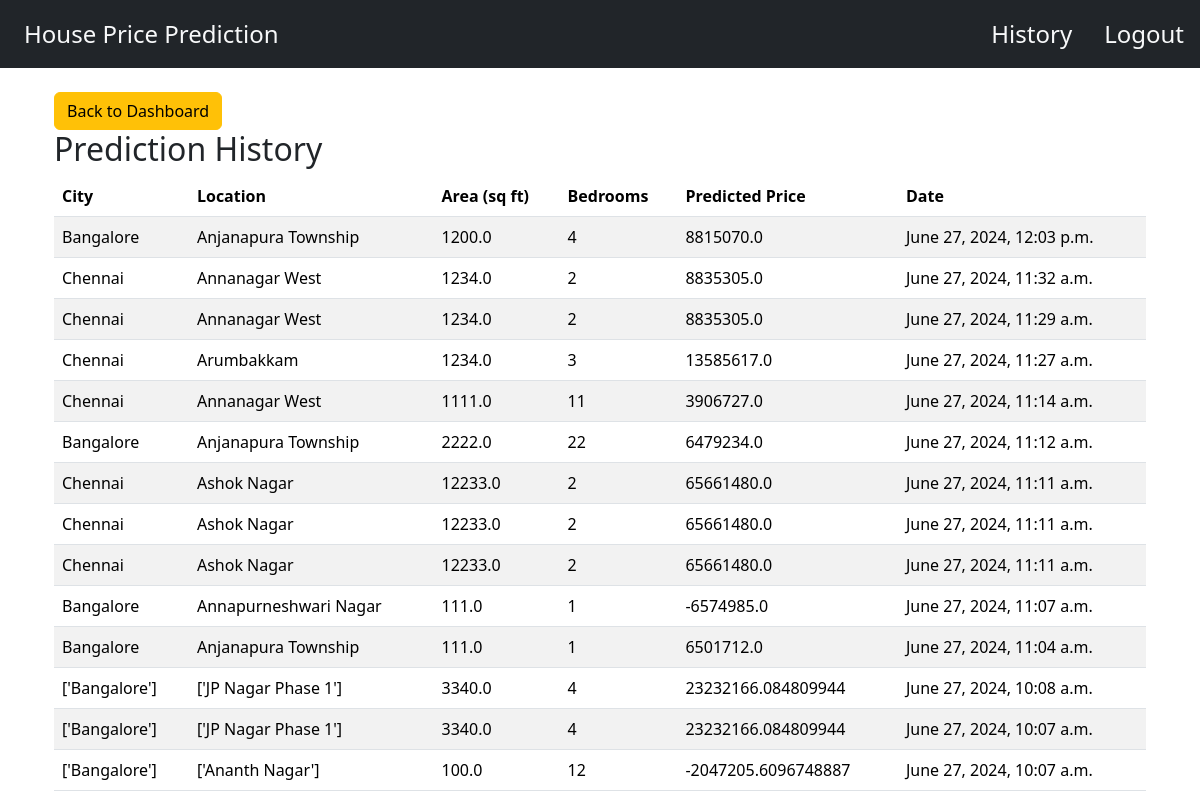
Before: /user-history (signed in) with the older database file.
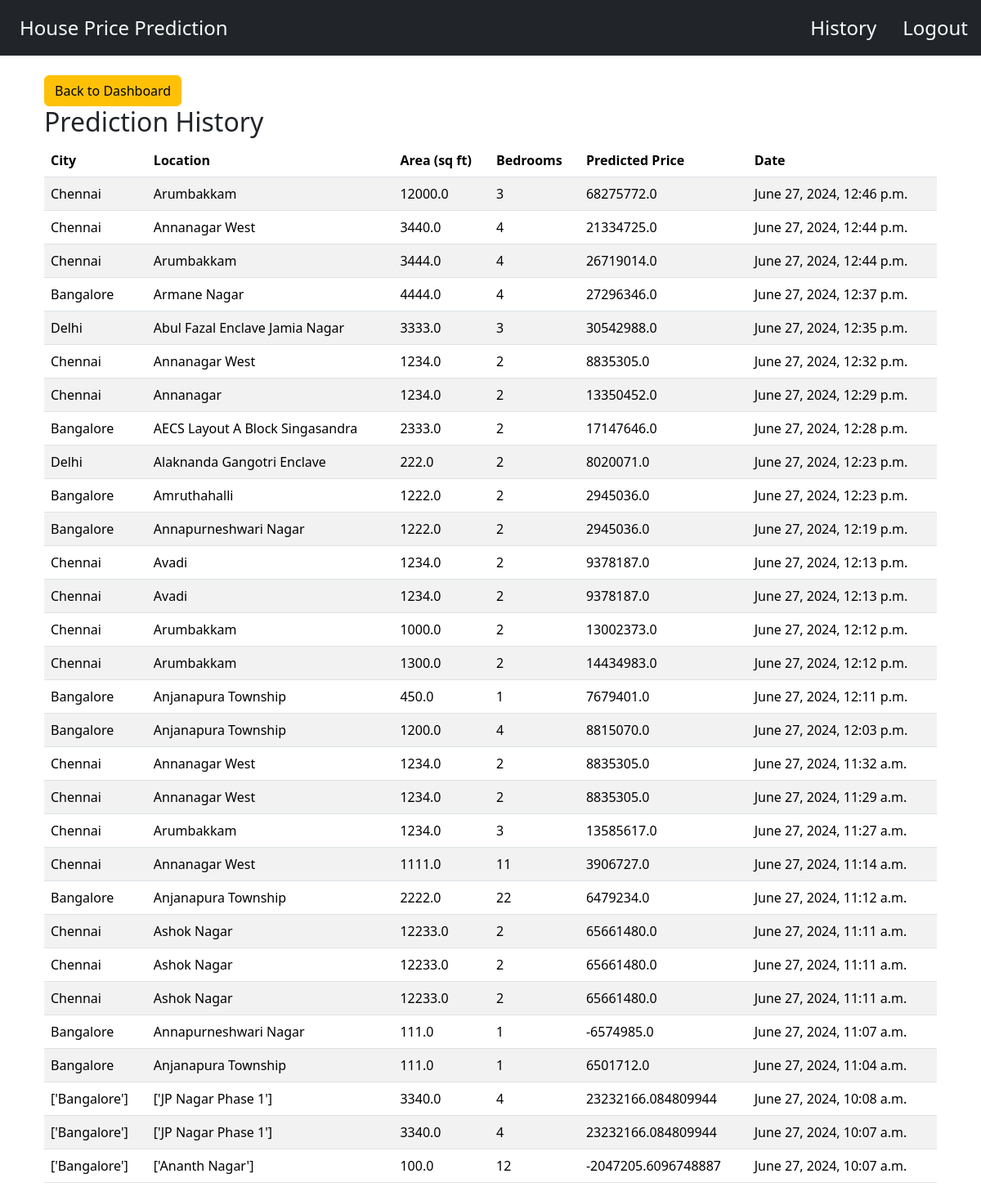
After: the same page with the newer database file.
### base/models.py (models this page shows)
class Prediction(models.Model):
    user = models.ForeignKey(User, on_delete=models.CASCADE)
    city = models.CharField(max_length=100)
    location = models.CharField(max_length=100)
    area = models.FloatField()
    bedrooms = models.IntegerField()
    predicted_price = models.FloatField()
    date = models.DateTimeField(auto_now_add=True)

### base/views.py (the view)
# urls.py: path('user-history', views.get_history, name='user-history'),
@login_required(login_url="user-login")
def get_history(request):
    user = request.user
    prediction_history = Prediction.objects.filter(user=user).order_by("-date")
    context = {"history": prediction_history}
    return render(request, "base/history.html", context)

### base/templates/base/history.html
{% extends 'base.html' %}
{% block content %}
<div class="container">
    <a class="btn btn-warning" href="{% url 'dashboard' %}">Back to Dashboard</a>
</div>
<div class="container">
    <h2>Prediction History</h2>
    <table class="table table-striped">
        <thead>
            <tr>
                <th>City</th>
                <th>Location</th>
                <th>Area (sq ft)</th>
                <th>Bedrooms</th>
                <th>Predicted Price</th>
                <th>Date</th>
            </tr>
        </thead>
        <tbody>
            {% for prediction in history %}
            <tr>
                <td>{{ prediction.city }}</td>
                <td>{{ prediction.location }}</td>
                <td>{{ prediction.area }}</td>
                <td>{{ prediction.bedrooms }}</td>
                <td>{{ prediction.predicted_price }}</td>
                <td>{{ prediction.date }}</td>
            </tr>
            {% endfor %}
        </tbody>
    </table>
</div>
{% endblock %}

Changed rows visible on the page:
added Prediction: city "Chennai", location "Arumbakkam", area "12000.0", bedrooms "3", predicted_price "68275772.0", date "June 27, 2024, 12:46 p.m."
added Prediction: city "Chennai", location "Annanagar West", area "3440.0", bedrooms "4", predicted_price "21334725.0", date "June 27, 2024, 12:44 p.m."
added Prediction: city "Chennai", location "Arumbakkam", area "3444.0", bedrooms "4", predicted_price "26719014.0", date "June 27, 2024, 12:44 p.m."
added Prediction: city "Bangalore", location "Armane Nagar", area "4444.0", bedrooms "4", predicted_price "27296346.0", date "June 27, 2024, 12:37 p.m."
added Prediction: city "Delhi", location "Abul Fazal Enclave Jamia Nagar", area "3333.0", bedrooms "3", predicted_price "30542988.0", date "June 27, 2024, 12:35 p.m."
added Prediction: city "Chennai", location "Annanagar West", area "1234.0", bedrooms "2", predicted_price "8835305.0", date "June 27, 2024, 12:32 p.m."
added Prediction: city "Chennai", location "Annanagar", area "1234.0", bedrooms "2", predicted_price "13350452.0", date "June 27, 2024, 12:29 p.m."
added Prediction: city "Bangalore", location "AECS Layout A Block Singasandra", area "2333.0", bedrooms "2", predicted_price "17147646.0", date "June 27, 2024, 12:28 p.m."
added Prediction: city "Delhi", location "Alaknanda Gangotri Enclave", area "222.0", bedrooms "2", predicted_price "8020071.0", date "June 27, 2024, 12:23 p.m."
added Prediction: city "Bangalore", location "Amruthahalli", area "1222.0", bedrooms "2", predicted_price "2945036.0", date "June 27, 2024, 12:23 p.m."
added Prediction: city "Bangalore", location "Annapurneshwari Nagar", area "1222.0", bedrooms "2", predicted_price "2945036.0", date "June 27, 2024, 12:19 p.m."
added Prediction: city "Chennai", location "Avadi", area "1234.0", bedrooms "2", predicted_price "9378187.0", date "June 27, 2024, 12:13 p.m."
added Prediction: city "Chennai", location "Avadi", area "1234.0", bedrooms "2", predicted_price "9378187.0", date "June 27, 2024, 12:13 p.m."
added Prediction: city "Chennai", location "Arumbakkam", area "1000.0", bedrooms "2", predicted_price "13002373.0", date "June 27, 2024, 12:12 p.m."
added Prediction: city "Chennai", location "Arumbakkam", area "1300.0", bedrooms "2", predicted_price "14434983.0", date "June 27, 2024, 12:12 p.m."
added Prediction: city "Bangalore", location "Anjanapura Township", area "450.0", bedrooms "1", predicted_price "7679401.0", date "June 27, 2024, 12:11 p.m."
